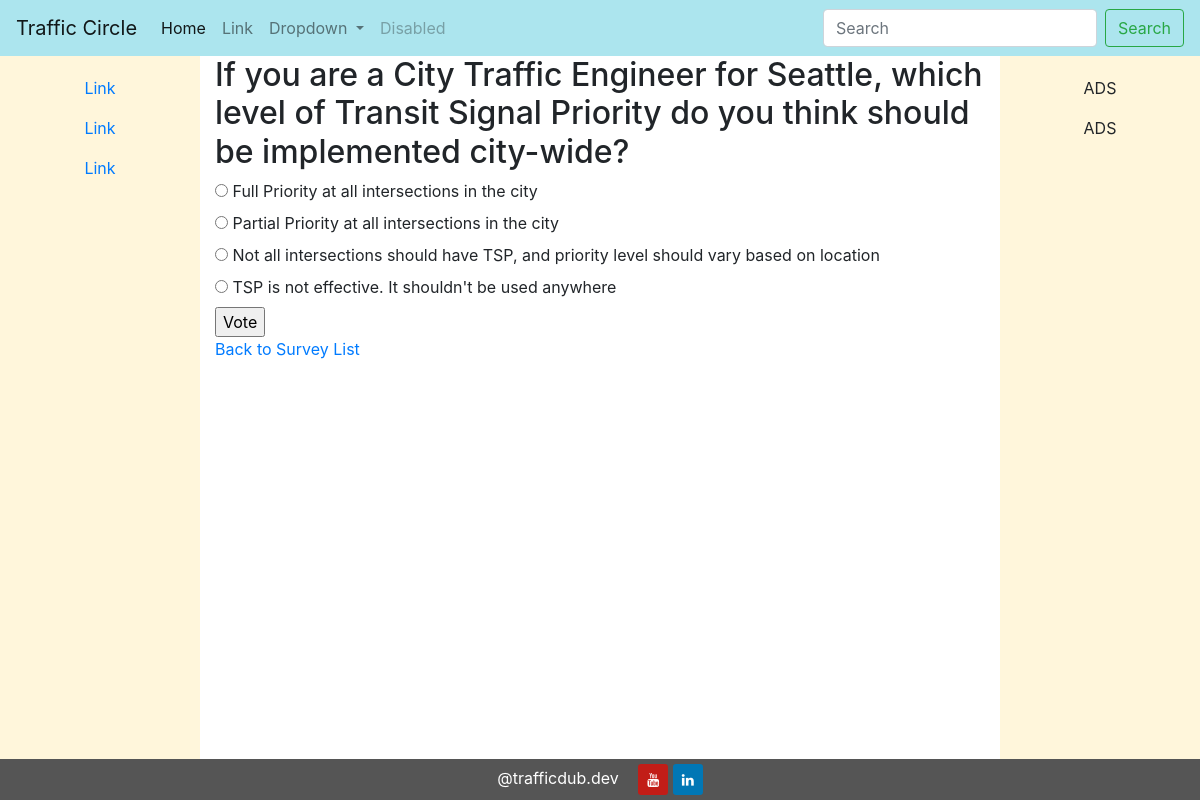
Screenshot of /polls/7/ with the database file from the repository.
### polls/models.py (models this page shows, shortened)
class Question(models.Model):
    question_text = models.CharField(max_length=200)
    pub_date = models.DateTimeField('date published')
    category = models.ManyToManyField(Category, related_name='questions')
    topic = models.ManyToManyField(Topic, related_name='questions')
    def was_published_recently(self):
        now = timezone.now()
        return now - dt.timedelta(days=14) <= self.pub_date <= now
    was_published_recently.admin_order_field = 'pub_date'
    was_published_recently.boolean = True
    was_published_recently.short_description = 'Published recently?'

class Choice(models.Model):
    question = models.ForeignKey(Question, on_delete=models.CASCADE, related_name='choices')
    choice_text = models.CharField(max_length=200)
    votes = models.IntegerField(default=0)

### polls/views.py (the view)
# urls.py: path('<int:pk>/', views.DetailView.as_view(), name='detail'),
class DetailView(generic.DetailView):
    model = Question
    template_name = 'polls/detail.html'
    def get_queryset(self):
        return Question.objects.filter(
            pub_date__lte=tz.now()
        )

### polls/templates/polls/detail.html (shortened to what this page needs)
{% extends "polls/layout.html" %}
{% block polls_body %}
    <h2>{{ question.question_text }}</h2>
    <form action="{% url 'polls:vote' question.id %}" method="post">
        {% for choice in question.choices.all %}
            <input type="radio" name="choice" id="choice{{ forloop.counter }}"
                value="{{ choice.id }}">
            <label for="choice{{ forloop.counter }}">{{ choice.choice_text }}</label><br>
        {% endfor %}
        <input type="submit" value="Vote">
    </form>
    <a href="{% url 'polls:index' %}">Back to Survey List</a>
{% endblock %}

### rows the page displays
Question: question_text "If you are a City Traffic Engineer for Seattle, which level of Transit Signal Priority do you think should be implemented city-wide?"
Choice: choice_text "Full Priority at all intersections in the city"
Choice: choice_text "Partial Priority at all intersections in the city"
Choice: choice_text "Not all intersections should have TSP, and priority level should vary based on location"
Choice: choice_text "TSP is not effective. It shouldn't be used anywhere"
